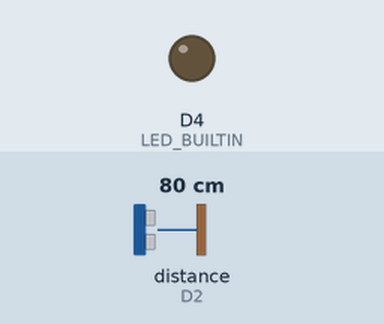
Recording of a sketch running on a simulated ESP8266 (Wemos D1 mini). Shown: output pins drawn as LEDs (lit = HIGH, except the on-board LED, lit = LOW). The test bench sets the inputs (shaded band); at power-on: distance to the obstacle (sensor on D2) 80 cm. The echo pulse lasts 58.3 µs per cm; WiFi joins after 1.5 s; servers stay silent unless stated; what the sketch prints to the serial monitor is not drawn.

Above: at 5.1 s.
At 7.7 s:
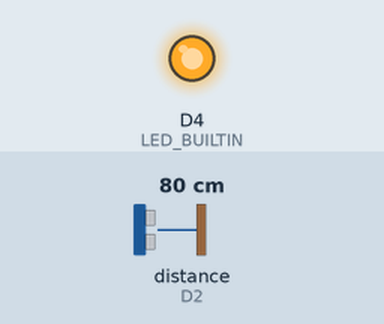
7.8 s: distance to the obstacle (sensor on D2) set to 2 cm
9.4 s: distance to the obstacle (sensor on D2) set to 18 cm
Timing chart, 0 to 12.4 s (numbered marks = the images above; inputs shaded):
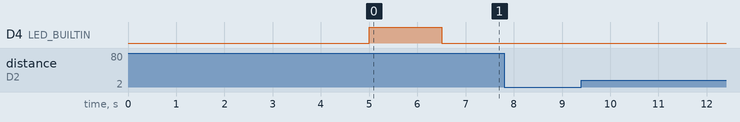

The sketch:

sensor.ino
```cpp
#include <ESP8266WiFi.h>
#include <ESP8266HTTPClient.h>
#include <WiFiClient.h>
#include "NewPing.h" // Imported "NewPing" library by Tim Eckel <eckel.tim@gmail.com>

// WiFi Settings
const char *wifiSSID = "nathan";
const char *wifiPSK = "ilikepizza123";

// Stoplight IP
String serverName = "http://192.168.137.247";

// Distances Settings (cm)
const int blink_red = 10;
const int red = 15;
const int yellow = 20;
const int green = 25;

// Sensor setup
#define ECHO D2
#define TRIG D3
#define MAX 400
NewPing sonar(TRIG, ECHO, MAX);

bool toggle = true;

void setup()
{
  Serial.begin(9600);
  delay(5000); // Give things time to start up
  Serial.println("Initializing ...");

  // Set built-in LED to output and turn off
  pinMode(LED_BUILTIN, OUTPUT);
  digitalWrite(D4, HIGH); // turn off the built in LED

  // Connect to WiFi - Adapted from http://www.esp8266learning.com/wemos-webserver-example.php
  Serial.println("Connecting to ");
  Serial.println(wifiSSID);
  WiFi.begin(wifiSSID, wifiPSK);
  while (WiFi.status() != WL_CONNECTED)
  {
    delay(500);
    Serial.print(".");
  }
  Serial.println("");
  Serial.println("WiFi connected");
  digitalWrite(D4, LOW); // turn the Built-in LED on after WiFi is connected and ready
}

void loop()
{

  if (WiFi.status() == WL_CONNECTED)
  {
    WiFiClient client;
    HTTPClient http;
    String serverPath;

    // Get the distance using the NewPing library
    float distance = (sonar.ping() / 2) * 0.0343;

    if (green > distance && distance >= yellow)
    {
      serverPath = serverName + "/green";
      toggle = true;
    }

    else if (yellow > distance && distance >= red)
    {
      serverPath = serverName + "/yellow";
      toggle = true;
    }

    else if (red > distance && distance >= blink_red)
    {
      serverPath = serverName + "/red";
      toggle = true;
    }

    else if (blink_red > distance && distance > 0)
    {
      // Serial.println("blink");
      serverPath = serverName + "/timer";

      // send once before we set toggle false, but don't repeat on subsequent runs
      if (toggle)
      {
        Serial.print("dist: ");
        Serial.print(distance);

        Serial.print("  --  ");
        Serial.print(serverPath);

        http.begin(client, serverPath);
        int httpResponseCode = http.GET();

        Serial.print("  --  ");
        Serial.println(httpResponseCode);
      }

      toggle = false;
    }

    else
    {
      serverPath = serverName + "/off";
      toggle = true;
    }

    if (toggle == true)
    {
      Serial.print("dist: ");
      Serial.print(distance);

      Serial.print("  --  ");
      Serial.print(serverPath);

      http.begin(client, serverPath);
      int httpResponseCode = http.GET();

      Serial.print("  --  ");
      Serial.println(httpResponseCode);
    }
  }

  delay(500);
}
```

Measured:
- after the input at 7.8 s, every drawn part: stays the same
- after the input at 9.4 s, every drawn part: stays the same
